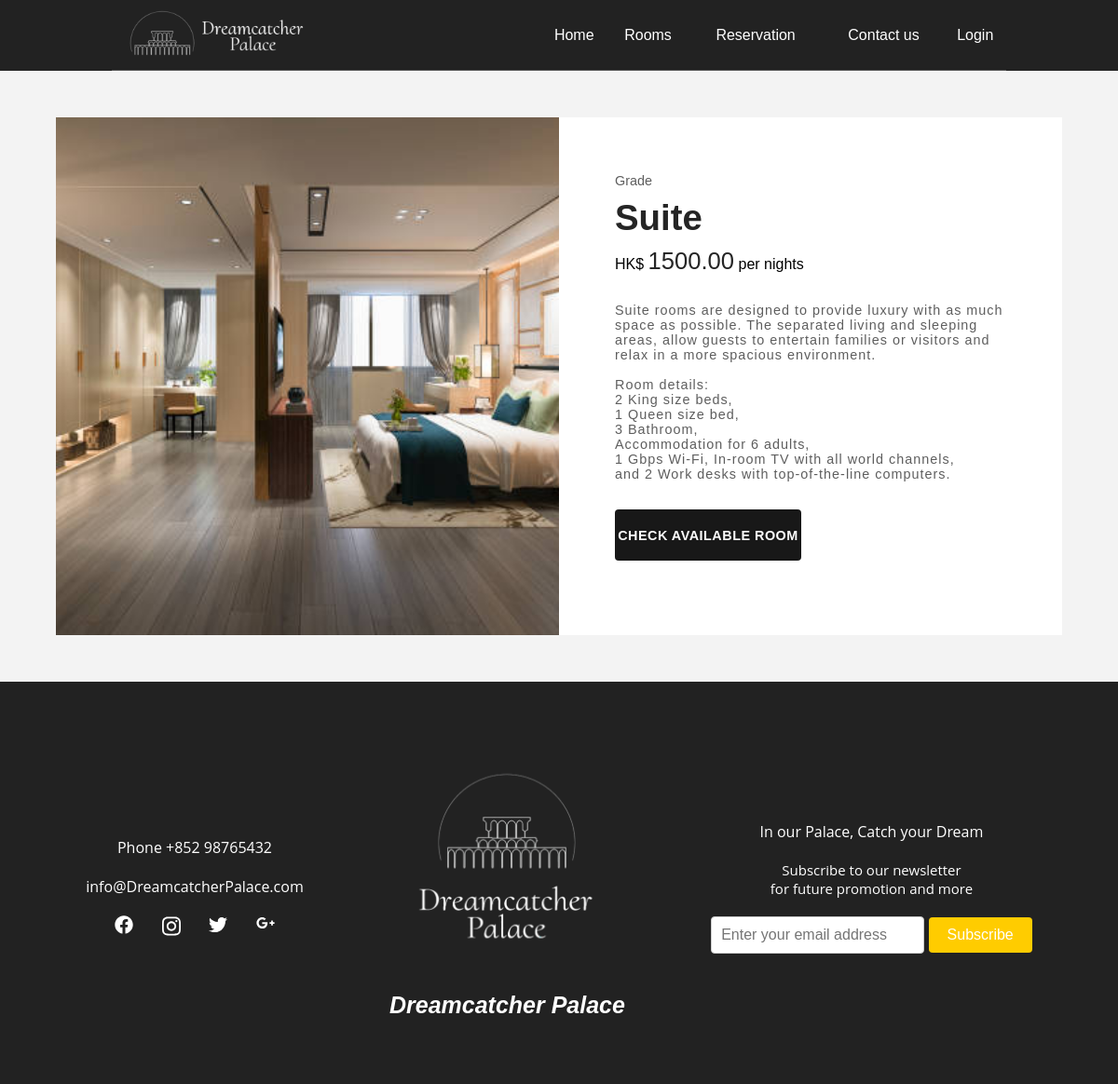
Screenshot of /rooms.php?roomGrade=Suite with the database file from the repository.
### tables this page shows
CREATE TABLE `room_details` (
  `roomGrade` varchar(20) NOT NULL,
  `roomSpec` varchar(600) NOT NULL,
  `roomPrice` decimal(10,2) NOT NULL,
  `roomIMG` text NOT NULL
);

### rooms.php (the view, shortened to what this page needs)
<?php
if (isset($_GET['roomGrade'])) {
	include 'DBconn.php';
	$roomGrade = mysqli_real_escape_string($conn, $_GET['roomGrade']);
	$sql = "SELECT * FROM room_details WHERE roomGrade = '$roomGrade'";
	$result = mysqli_query($conn, $sql);
	$row = mysqli_fetch_assoc($result);
} else {
	echo "
			<script>
				window.location.href='home.php';
			</script>
		";
}
?>
<!DOCTYPE html>
<html>
<head>
	<link rel="stylesheet" href="static/css/roomDetail.css">
</head>
<body>
	<?php include "navbar.php"; ?>
	<section id="room-page">
		<div class="room-details">
			<div class="room-img">
				<div class="swiper mySwiper">
					<div class="swiper-slide">
						<?php
						echo "<img src='static/img/rooms/{$row['roomIMG']}' />";
						?>
					</div>
				</div>
			</div>
			<div class="room-text">
				<?php
				echo "
						<span class=\"room-category\">Grade</span>
						<h3>{$row['roomGrade']}</h3>
                                                HK$ <span class=\"room-price\">{$row['roomPrice']}</span> per nights
                    ";
				$spec = $row['roomSpec'];
				echo "<p>" . nl2br($spec) . "</p>";
				?>
				<div class="room-button">
					<a href="reservation.php?roomGrade=<?php echo $row['roomGrade'] ?>" class="add-room-btn">Check Available
						Room</a>
				</div>
			</div>
		</div>
	</section>
	<?php include "footer.php"; ?>
</body>
</html>

### static/css/roomDetail.css (style rules this page uses)
* { margin: 0px; padding: 0px; box-sizing: border-box; font-family: poppins; }
a { text-decoration: none; }
body { background-color: #f3f3f3; }
.room-details { max-width: 1200px; width: 90%; display: grid; grid-template-columns: 1fr 1fr; margin: 50px auto; }
.room-img { width: 100%; background-color: #e3e3e3; position: relative; overflow: hidden; }
.room-text { background-color: #ffffff; padding: 60px; position: relative; }
.room-text .room-category { color: #5e5e5e; font-size: 0.9rem; }
.room-text h3 { color: #252525; font-size: 2.4rem; font-weight: 600; margin: 10px 0px; }
.room-text .room-price { font-size: 1.6rem; color: #252525; font-weight: 500; }
.room-text p { margin: 30px 0px; color: #5e5e5e; letter-spacing: 1px; font-size: 0.9rem; }
.room-button { display: grid; grid-template-columns: 1fr 1fr; margin: 30px 0px; margin-bottom: 20px; grid-gap: 20px; }
.room-button a { width: 100%; height: 55px; display: flex; justify-content: center; align-items: center; text-align:center; text-transform: uppercase; font-weight: 600; letter-spacing: 0.5px; font-size: 0.9rem; border-radius: 4px; }
.room-button .add-room-btn { background-color: #181818; color: #ffffff; }
.mySwiper { height: 100%; width: 100%; max-width: 100%; }
.swiper-slide img { width: 100%; height: 100%; object-fit: cover; object-position: center; display: flex !important; }

### navbar.php (style rules this page uses)
* { padding: 0; margin: 0; -webkit-box-sizing: border-box; -moz-box-sizing: border-box; box-sizing: border-box; text-decoration: none; font-family: arial, tahoma; list-style: none; }

### footer.php (style rules this page uses)
body { font-family: 'Alegreya Sans', sans-serif; }

### rows the page displays
room_details: roomIMG (picture), roomGrade "Suite", roomPrice "1500.00", roomSpec "Suite rooms are designed to provide luxury with as much space as possible. The separated living and sleeping areas, allow guests to entertain families or visitors and relax in a more spacious environment. Room details: 2 King size beds, 1 Queen size bed, 3 Bathroom, Accommodation for 6 adults, 1 Gbps Wi-Fi, In-room TV with all world channels, and 2 Work desks with top-of-the-line computers."
